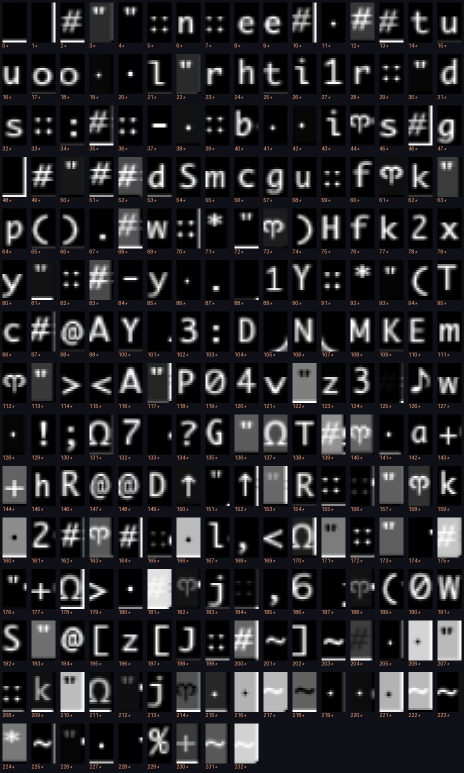
#> input picture projects/03-brogue-screen-agent/atlas_sheet.png, 928 x 1545 px (shown at 1/2 size)
$ python -i screen.py   (imports and definitions only)
#> lines starting #> are read from the running program, lines starting #| are printed output that depends on the picture; after the words box and inside, x2 and y2 are one past the last pixel; in counts of white or black regions, pixels touching at a corner belong together
"""Turn a screenshot of Brogue into a grid of characters.

Brogue draws a 100x34 character grid, and *stretches it over the whole client
area*: at `--size 4` the window is 908x567, so a cell is 9.08 x 16.68 pixels and
the cell boundaries drift by eight pixels between the left edge of the screen and
the right. Three earlier versions of this file assumed an integer lattice and
each one failed in a way worth recording, because the symptom never pointed at
the cause:

* a fixed 9x16 grid finds **1,924 distinct glyph shapes** in a font that has
  about ninety -- every cell is sliced in a slightly different place;
* aligning that grid by looking for quiet seams wanders by up to 18 pixels from
  frame to frame, because most of a Brogue screen is black and nearly every
  offset looks quiet;
* aligning it by *repetition* -- the right grid draws the same floor glyph
  hundreds of times -- is stable in x and still ambiguous in y, because the font
  does not fill its cell.

Cutting on the rounded fractional boundaries and resampling each cell into one
canonical box fixes all three at once: 174 prototypes, 90 of which cover 96% of
the cells on screen.

Matching is colour-blind and polarity-blind. Brogue paints the same letter in a
dozen colours, and on a lit tile it inverts to dark-on-light; only the shape is
stable. Colour is kept separately, because it carries its own information.
"""
from __future__ import annotations

import json
from dataclasses import dataclass
from pathlib import Path

import numpy as np
from PIL import Image

GRID_COLS, GRID_ROWS = 100, 34
BOX_W, BOX_H = 12, 20          # the canonical cell, larger than any on-screen cell
MIN_INK = 30.0                 # L2 norm below this and the cell is blank

# Brogue's layout: sidebar down the left, messages along the top, a button bar at
# the bottom, the dungeon in between.
SIDEBAR_COLS = 20
MESSAGE_ROWS = 3
FOOTER_ROWS = 2
MAP_COL0, MAP_ROW0 = SIDEBAR_COLS, MESSAGE_ROWS
MAP_COLS = GRID_COLS - SIDEBAR_COLS
MAP_ROWS = GRID_ROWS - MESSAGE_ROWS - FOOTER_ROWS

ATLAS_PATH = Path(__file__).with_name("atlas.npz")
LABELS_PATH = Path(__file__).with_name("labels.json")


@dataclass
class Screen:
    """One decoded frame."""

    chars: np.ndarray          # (rows, cols) unicode
    colour: np.ndarray         # (rows, cols, 3) mean ink colour
    confidence: np.ndarray     # (rows, cols) cosine similarity of the match
    unknown: int               # cells whose shape is not in the atlas

    def line(self, row: int, col0: int = 0, col1: int | None = None) -> str:
        return "".join(self.chars[row, col0:col1]).rstrip()

    def text(self, col0: int = 0, col1: int | None = None) -> list[str]:
        return [self.line(r, col0, col1) for r in range(self.chars.shape[0])]

    @property
    def map(self) -> np.ndarray:
        return self.chars[MAP_ROW0:MAP_ROW0 + MAP_ROWS, MAP_COL0:MAP_COL0 + MAP_COLS]

    # [4 lines left out: function find, not called in this run]


def cell_vectors(frame: np.ndarray) -> tuple[np.ndarray, np.ndarray, np.ndarray]:
    """Every cell as a contrast- and polarity-normalised vector.

    Returns (vectors, ink norms, mean ink colour).
    """
    img = Image.fromarray(np.asarray(frame)) if not isinstance(frame, Image.Image) else frame
    width, height = img.size
#> width = 928; height = 1545
    grey = img.convert("L")
    rgb = np.asarray(img.convert("RGB"), dtype=np.float32)

    xs = [round(c * width / GRID_COLS) for c in range(GRID_COLS + 1)]
#> xs = 101 values from 0 to 928
    ys = [round(r * height / GRID_ROWS) for r in range(GRID_ROWS + 1)]
#> ys = 35 values from 0 to 1545

    raw = np.empty((GRID_ROWS, GRID_COLS, BOX_H * BOX_W), dtype=np.float32)
    colour = np.zeros((GRID_ROWS, GRID_COLS, 3), dtype=np.uint8)
    for r in range(GRID_ROWS):
        for c in range(GRID_COLS):
            box = (xs[c], ys[r], xs[c + 1], ys[r + 1])
            patch = grey.crop(box).resize((BOX_W, BOX_H), Image.BILINEAR)
            raw[r, c] = np.asarray(patch, dtype=np.float32).reshape(-1)
            tile = rgb[ys[r]:ys[r + 1], xs[c]:xs[c + 1]].reshape(-1, 3)
            if len(tile):
                lum = tile.mean(axis=1)
                ink = tile[np.abs(lum - np.median(lum)) > 24]
                colour[r, c] = ink.mean(axis=0) if len(ink) else tile.mean(axis=0)
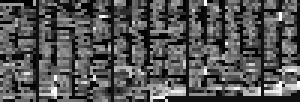
#> colour: shape (34, 100, 3) (shown 3 times larger); min 0, max 254, mean 84

    flat = raw.reshape(-1, BOX_H * BOX_W)
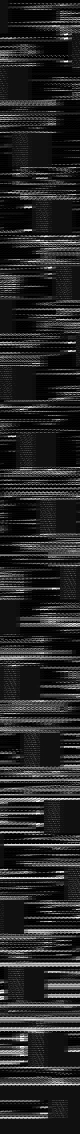
#> flat: shape (3400, 240) float32 (shown at 1/3 size); min 0, max 254, mean 39.1
    vectors = flat - np.median(flat, axis=1, keepdims=True)
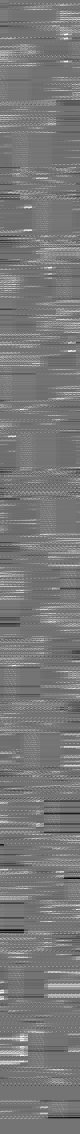
#> vectors: shape (3400, 240) float32 (shown at 1/3 size); min -214, max 254, mean 9.7; drawn with min black and max white
    # Ink is the minority of a cell's pixels, so forcing it positive merges a
    # glyph with the same glyph drawn dark-on-light on a lit tile.
    vectors[vectors.sum(axis=1) < 0] *= -1
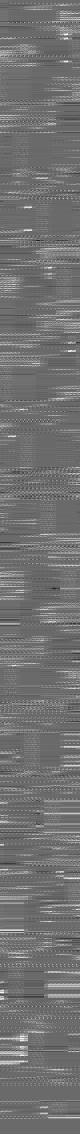
#> vectors: shape (3400, 240) float32 (shown at 1/3 size); 16.03% of pixels changed, all inside (x1, y1, x2, y2) = (0, 0, 240, 3355); drawn with min black and max white
    norms = np.linalg.norm(vectors, axis=1)
#> norms = 3400 values, max 2151 at index 1475, min 0 at index 12, mean 561.7
    safe = np.where(norms > 1e-6, norms, 1.0)[:, None]
#> safe = 3400 values, max 2151 at index 1475, min 1 at index 12, mean 561.8
    return (vectors / safe).reshape(GRID_ROWS, GRID_COLS, -1), \
        norms.reshape(GRID_ROWS, GRID_COLS), colour


class Decoder:
    """Prototype glyphs plus their labels."""

    def __init__(self, prototypes: np.ndarray, labels: dict[int, str]):
        self.prototypes = prototypes.astype(np.float32)
        self.labels = labels

    # [28 lines left out: functions load, __call__, not called in this run]

>>> import cv2
>>> picture = cv2.imread('../atlas_sheet.png', cv2.IMREAD_GRAYSCALE)
>>> result = cell_vectors(picture)
